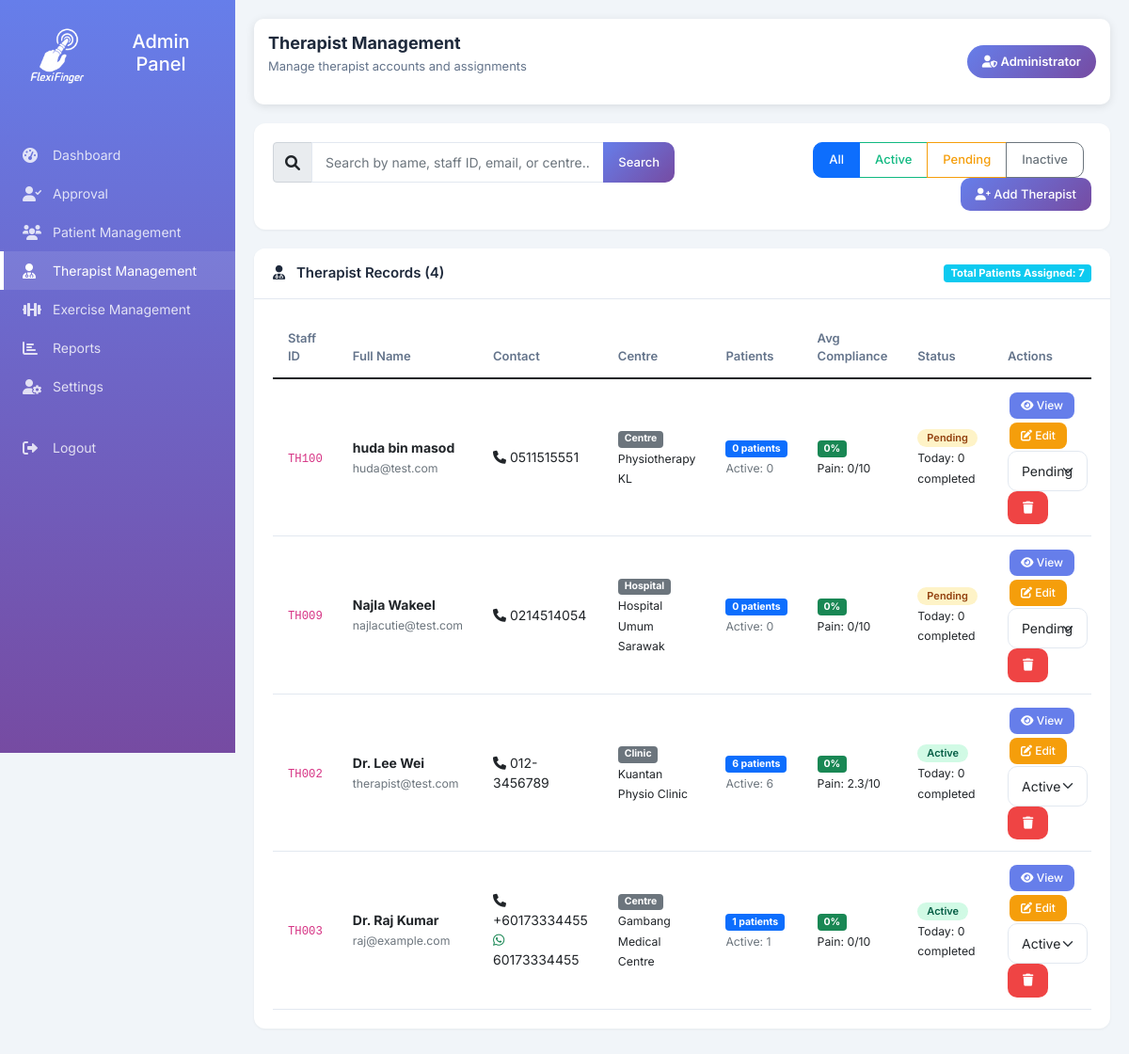
Screenshot of /admin/therapist-management.php (signed in) with the database file from the repository.
### tables this page shows
CREATE TABLE `therapists` (
  `therapist_id` int(11) NOT NULL,
  `staff_id` varchar(50) NOT NULL,
  `full_name` varchar(255) NOT NULL,
  `email` varchar(255) NOT NULL,
  `phone` varchar(15) DEFAULT NULL,
  `profile_picture` varchar(500) DEFAULT NULL,
  `whatsapp` varchar(20) DEFAULT NULL,
  `password_hash` varchar(255) DEFAULT NULL,
  `centre_name` varchar(255) NOT NULL,
  `centre_type` enum('hospital','clinic','centre') DEFAULT 'clinic',
  `status` enum('pending','active','inactive') DEFAULT 'pending',
  `patient_count` int(11) DEFAULT 0,
  `created_at` datetime DEFAULT current_timestamp(),
  `validated_at` datetime DEFAULT NULL,
  `validated_by` int(11) DEFAULT NULL
);

### admin/therapist-management.php (the view, shortened to what this page needs)
<?php
$conn = getDBConnection();
$therapists = $conn->query("
    SELECT
        t.*,
        (SELECT COUNT(*) FROM patients WHERE therapist_id = t.therapist_id) as patient_count,
        (SELECT COUNT(*) FROM patients WHERE therapist_id = t.therapist_id AND status = 'active') as active_patient_count,
        (SELECT COALESCE(AVG(compliance_rate), 0) FROM patients WHERE therapist_id = t.therapist_id) as avg_compliance,
        (SELECT COALESCE(AVG(pain_score), 0) FROM patients WHERE therapist_id = t.therapist_id) as avg_pain_score,
        (SELECT COUNT(*) FROM patients WHERE therapist_id = t.therapist_id AND daily_status = 'Completed today') as completed_today
    FROM therapists t
    ORDER BY t.created_at DESC
")->fetch_all(MYSQLI_ASSOC);
$search = $_GET['search'] ?? '';
$status_filter = $_GET['status'] ?? '';
?>
<!DOCTYPE html>
<html lang="en">
<head>
    <link href="https://cdn.jsdelivr.net/npm/bootstrap@5.1.3/dist/css/bootstrap.min.css" rel="stylesheet">
    <link rel="stylesheet" href="https://cdnjs.cloudflare.com/ajax/libs/font-awesome/6.0.0/css/all.min.css">
    <link rel="stylesheet" href="assets/css/admin.css">
</head>
<body>
    <div class="sidebar">
    <div class="sidebar-header">
        <img src="images/logowhite.png" alt="FlexiFinger Logo" class="sidebar-logo" style="width:80px;height:80px;" onerror="this.src='https://placehold.co/32x32?text=FF'">
        <h5>Admin Panel</h5>
    </div>
        <nav class="nav flex-column mt-4">
            <a href="dashboard.php" class="nav-link"><i class="fas fa-tachometer-alt"></i> Dashboard</a>
            <a href="approval.php" class="nav-link"><i class="fas fa-user-check"></i> Approval</a>
            <a href="patient-management.php" class="nav-link"><i class="fas fa-users"></i> Patient Management</a>
            <a href="therapist-management.php" class="nav-link active"><i class="fas fa-user-md"></i> Therapist Management</a>
            <a href="exercise-management.php" class="nav-link"><i class="fas fa-dumbbell"></i> Exercise Management</a>
            <a href="reporting.php" class="nav-link"><i class="fas fa-chart-bar"></i> Reports</a>
            <a href="profile.php" class="nav-link"><i class="fas fa-user-cog"></i> Settings</a>
            <a href="logout.php" class="nav-link mt-4"><i class="fas fa-sign-out-alt"></i> Logout</a>
        </nav>
    </div>
    <div class="main-content">
        <div class="navbar-top">
            <div class="welcome-text">
                <h4>Therapist Management</h4>
                <p>Manage therapist accounts and assignments</p>
            </div>
            <div class="admin-badge"><i class="fas fa-user-shield"></i> Administrator</div>
        </div>
        <div class="card">
            <div class="card-body">
                <div class="row g-3">
                    <div class="col-md-6">
                        <form method="GET" class="d-flex">
                            <div class="input-group">
                                <span class="input-group-text"><i class="fas fa-search"></i></span>
                                <input type="text" class="form-control" name="search" placeholder="Search by name, staff ID, email, or centre..." value="<?php echo htmlspecialchars($search); ?>">
                                <button class="btn btn-primary" type="submit">Search</button>
                            </div>
                        </form>
                    </div>
                    <div class="col-md-6 text-end">
                        <div class="btn-group me-2">
                            <a href="therapist-management.php" class="btn btn-outline-primary <?php echo !$status_filter ? 'active' : ''; ?>">All</a>
                            <a href="therapist-management.php?status=active" class="btn btn-outline-success <?php echo $status_filter === 'active' ? 'active' : ''; ?>">Active</a>
                            <a href="therapist-management.php?status=pending" class="btn btn-outline-warning <?php echo $status_filter === 'pending' ? 'active' : ''; ?>">Pending</a>
                            <a href="therapist-management.php?status=inactive" class="btn btn-outline-secondary <?php echo $status_filter === 'inactive' ? 'active' : ''; ?>">Inactive</a>
                        </div>
                        <button class="btn btn-primary" data-bs-toggle="modal" data-bs-target="#addTherapistModal"><i class="fas fa-user-plus"></i> Add Therapist</button>
                    </div>
                </div>
            </div>
        </div>
        <div class="card">
            <div class="card-header d-flex justify-content-between align-items-center">
                <span><i class="fas fa-user-md me-2"></i> Therapist Records (<?php echo count($therapists); ?>)</span>
                <span class="badge bg-info">Total Patients Assigned: <?php echo array_sum(array_column($therapists, 'patient_count')); ?></span>
            </div>
            <div class="card-body">
                <div class="table-responsive">
                    <table class="table table-hover">
                        <thead>
                            <tr>
                                <th>Staff ID</th>
                                <th>Full Name</th>
                                <th>Contact</th>
                                <th>Centre</th>
                                <th>Patients</th>
                                <th>Avg Compliance</th>
                                <th>Status</th>
                                <th>Actions</th>
                            </tr>
                        </thead>
                        <tbody>
                            <?php foreach ($therapists as $therapist): ?>
                            <tr>
                                <td><code><?php echo htmlspecialchars($therapist['staff_id']); ?></code></td>
                                <td>
                                    <strong><?php echo htmlspecialchars($therapist['full_name']); ?></strong>
                                    <br><small class="text-muted"><?php echo htmlspecialchars($therapist['email']); ?></small>
                                </td>
                                <td>
                                    <?php if ($therapist['phone']): ?>
                                        <i class="fas fa-phone"></i> <?php echo htmlspecialchars($therapist['phone']); ?><br>
                                    <?php endif; ?>
                                    <?php if ($therapist['whatsapp']): ?>
                                        <i class="fab fa-whatsapp text-success"></i> <?php echo htmlspecialchars($therapist['whatsapp']); ?>
                                    <?php endif; ?>
                                </td>
                                <td>
                                    <span class="badge bg-secondary"><?php echo ucfirst($therapist['centre_type']); ?></span>
                                    <br><small><?php echo htmlspecialchars($therapist['centre_name']); ?></small>
                                </td>
                                <td>
                                    <span class="badge bg-primary"><?php echo $therapist['patient_count']; ?> patients</span>
                                    <br><small class="text-muted">Active: <?php echo $therapist['active_patient_count']; ?></small>
                                </td>
                                <td>
                                    <span class="badge bg-success"><?php echo round($therapist['avg_compliance'], 1); ?>%</span>
                                    <br><small>Pain: <?php echo round($therapist['avg_pain_score'], 1); ?>/10</small>
                                </td>
                                <td>
                                    <span class="badge badge-<?php echo $therapist['status']; ?>"><?php echo ucfirst($therapist['status']); ?></span>
                                    <br><small>Today: <?php echo $therapist['completed_today']; ?> completed</small>
                                </td>
                                <td>
                                    <button class="btn btn-view btn-sm" onclick="viewTherapist(<?php echo htmlspecialchars(json_encode($therapist)); ?>)"><i class="fas fa-eye"></i> View</button>
                                    <button class="btn btn-edit btn-sm" onclick="editTherapist(<?php echo htmlspecialchars(json_encode($therapist)); ?>)"><i class="fas fa-edit"></i> Edit</button>
                                    <form method="POST" style="display:inline;" onsubmit="return confirm('Change therapist status?')">
                                        <select name="status" class="form-select form-select-sm d-inline-block w-auto" onchange="this.form.submit()">
                                            <option value="pending" <?php echo $therapist['status'] === 'pending' ? 'selected' : ''; ?>>Pending</option>
                                            <option value="active" <?php echo $therapist['status'] === 'active' ? 'selected' : ''; ?>>Active</option>
                                        </select>
                                    </form>
                                    <button class="btn btn-danger btn-sm" onclick="deleteTherapist(<?php echo $therapist['therapist_id']; ?>, '<?php echo htmlspecialchars($therapist['full_name']); ?>')"><i class="fas fa-trash"></i></button>
                                </td>
                            </tr>
                            <?php endforeach; ?>
                        </tbody>
                    </table>
                </div>
            </div>
        </div>
    </div>
</body>
</html>

### admin/assets/css/admin.css (style rules this page uses)
:root { --primary-color: #667eea; --secondary-color: #764ba2; --success-color: #10b981; --warning-color: #f59e0b; --danger-color: #ef4444; --dark-color: #1e293b; --light-bg: #f1f5f9; --text-color: #334155; }
* { margin: 0; padding: 0; box-sizing: border-box; }
body { font-family: 'Inter', sans-serif; background-color: #f1f5f9; color: #334155; }
.sidebar { background: linear-gradient(180deg, var(--primary-color) 0%, var(--secondary-color) 100%); color: white; height: 100vh; position: fixed; width: 250px; z-index: 1000; overflow-y: auto; }
.sidebar-header { padding: 20px; display: flex; align-items: center; gap: 12px; }
.sidebar-logo { width: 35px; height: 35px; object-fit: contain; padding: 0 !important; border-radius: 0 !important; margin: 0 !important; }
.nav-link { color: rgba(255,255,255,0.8); padding: 10px 20px; border-left: 4px solid transparent; transition: all 0.3s; display: flex; align-items: center; gap: 12px; text-decoration: none; font-size: 14px; }
.nav-link:hover, .nav-link.active { color: white; background: rgba(255,255,255,0.1); border-left-color: white; }
.nav-link i { width: 20px; font-size: 16px; }
.main-content { margin-left: 250px; padding: 20px; min-height: 100vh; }
.navbar-top { background: white; box-shadow: 0 2px 10px rgba(0,0,0,0.1); padding: 15px; border-radius: 10px; margin-bottom: 20px; display: flex; justify-content: space-between; align-items: center; }
.welcome-text h4 { font-size: 18px; font-weight: 700; color: var(--dark-color); margin: 0; }
.welcome-text p { font-size: 13px; color: #64748b; margin-top: 4px; }
.admin-badge { background: linear-gradient(135deg, var(--primary-color) 0%, var(--secondary-color) 100%); padding: 8px 16px; border-radius: 30px; font-size: 13px; font-weight: 600; color: white; }
.card { background: white; border-radius: 12px; border: none; box-shadow: 0 1px 3px rgba(0,0,0,0.05); margin-bottom: 20px; overflow: hidden; }
.card-header { background: white; border-bottom: 1px solid #e2e8f0; padding: 15px 20px; font-weight: 600; font-size: 15px; color: var(--dark-color); }
.card-body { padding: 20px; }
.table { width: 100%; margin-bottom: 0; }
.table th { font-weight: 600; color: #64748b; border-bottom: 1px solid #e2e8f0; padding: 12px 16px; font-size: 13px; }
.table td { padding: 12px 16px; vertical-align: middle; border-bottom: 1px solid #e2e8f0; font-size: 14px; }
.btn { padding: 8px 16px; border-radius: 10px; font-weight: 500; font-size: 13px; transition: all 0.2s; }
.btn-primary { background: linear-gradient(135deg, var(--primary-color) 0%, var(--secondary-color) 100%); border: none; color: white; }
.btn-outline-primary { border: 1px solid var(--primary-color); color: var(--primary-color); background: transparent; }
.btn-outline-warning { border: 1px solid var(--warning-color); color: var(--warning-color); background: transparent; }
.btn-outline-success { border: 1px solid var(--success-color); color: var(--success-color); background: transparent; }
.btn-danger { background: var(--danger-color); border: none; color: white; }
.btn-view { background: var(--primary-color); color: white; border: none; padding: 5px 12px; border-radius: 8px; font-size: 12px; }
.btn-edit { background: var(--warning-color); color: white; border: none; padding: 5px 12px; border-radius: 8px; font-size: 12px; }
.badge-pending { background: #fef3c7; color: #92400e; padding: 4px 10px; border-radius: 20px; font-size: 11px; font-weight: 600; }
.badge-active { background: #d1fae5; color: #065f46; padding: 4px 10px; border-radius: 20px; font-size: 11px; font-weight: 600; }
.form-control, .form-select { border: 1px solid #e2e8f0; border-radius: 10px; padding: 10px 14px; font-size: 14px; transition: all 0.2s; }

### admin/therapist-management.php (style rules this page uses)
.sidebar-header { text-align: center; }
.sidebar-logo { width: 50px; height: 50px; object-fit: contain; margin-bottom: 12px; border-radius: 12px; padding: 5px; }
.btn-view { background: #667eea; color: white; border: none; padding: 5px 12px; border-radius: 8px; margin: 2px; }
.btn-edit { background: #f59e0b; color: white; border: none; padding: 5px 12px; border-radius: 8px; margin: 2px; }

### rows the page displays
therapists: staff "TH100", full_name "huda bin masod", email "huda@test.com", phone "0511515551", centre_type "Centre", centre_name "Physiotherapy KL", patient_count "0", active_patient_count "0", avg_compliance "0", avg_pain_score "0", status "Pending", completed_today "0"
therapists: staff "TH009", full_name "Najla Wakeel", email "najlacutie@test.com", phone "0214514054", centre_type "Hospital", centre_name "Hospital Umum Sarawak", patient_count "0", active_patient_count "0", avg_compliance "0", avg_pain_score "0", status "Pending", completed_today "0"
therapists: staff "TH002", full_name "Dr. Lee Wei", email "therapist@test.com", phone "012-3456789", centre_type "Clinic", centre_name "Kuantan Physio Clinic", patient_count "6", active_patient_count "6", avg_compliance "0", avg_pain_score "2.3", status "Active", completed_today "0"
therapists: staff "TH003", full_name "Dr. Raj Kumar", email "raj@example.com", phone "+60173334455", whatsapp "60173334455", centre_type "Centre", centre_name "Gambang Medical Centre", patient_count "1", active_patient_count "1", avg_compliance "0", avg_pain_score "0", status "Active", completed_today "0"

### other values shown
count($therapists) "4"
array_sum(array_column($therapists, 'patient_count')) "7"
